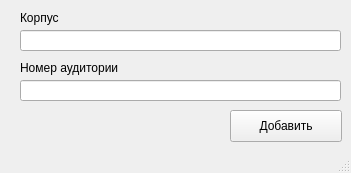
<?xml version="1.0" encoding="UTF-8"?>
<ui version="4.0">
 <class>MainWindow</class>
 <widget class="QMainWindow" name="MainWindow">
  <property name="geometry">
   <rect>
    <x>0</x>
    <y>0</y>
    <width>351</width>
    <height>173</height>
   </rect>
  </property>
  <property name="windowTitle">
   <string>MainWindow</string>
  </property>
  <widget class="QWidget" name="centralwidget">
   <widget class="QLabel" name="label">
    <property name="geometry">
     <rect>
      <x>20</x>
      <y>60</y>
      <width>221</width>
      <height>16</height>
     </rect>
    </property>
    <property name="text">
     <string>Номер аудитории</string>
    </property>
   </widget>
   <widget class="QLabel" name="label_2">
    <property name="geometry">
     <rect>
      <x>20</x>
      <y>10</y>
      <width>58</width>
      <height>16</height>
     </rect>
    </property>
    <property name="text">
     <string>Корпус</string>
    </property>
   </widget>
   <widget class="QLineEdit" name="lineEdit">
    <property name="geometry">
     <rect>
      <x>20</x>
      <y>30</y>
      <width>321</width>
      <height>21</height>
     </rect>
    </property>
   </widget>
   <widget class="QLineEdit" name="lineEdit_2">
    <property name="geometry">
     <rect>
      <x>20</x>
      <y>80</y>
      <width>321</width>
      <height>21</height>
     </rect>
    </property>
   </widget>
   <widget class="QPushButton" name="pushButton">
    <property name="geometry">
     <rect>
      <x>230</x>
      <y>110</y>
      <width>112</width>
      <height>32</height>
     </rect>
    </property>
    <property name="text">
     <string>Добавить</string>
    </property>
   </widget>
  </widget>
  <widget class="QStatusBar" name="statusbar"/>
 </widget>
 <resources/>
 <connections/>
</ui>
